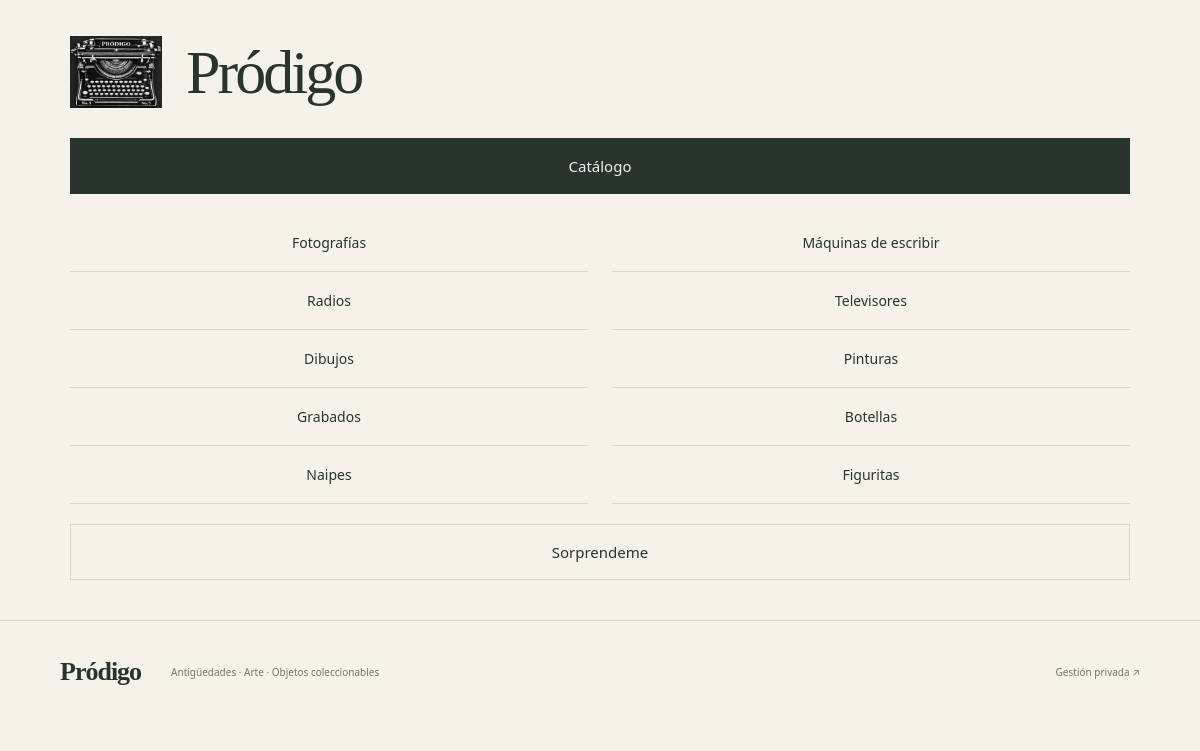
/catalogo.php, run on the app's committed database.
### tables this page shows
CREATE TABLE categories (
 id BIGINT UNSIGNED AUTO_INCREMENT PRIMARY KEY,
 name VARCHAR(100) NOT NULL,
 slug VARCHAR(120) NOT NULL UNIQUE,
 active BOOLEAN NOT NULL DEFAULT TRUE,
 position INT NOT NULL DEFAULT 0
);

### app/bootstrap.php (called while the page is built, shortened)
<?php
function config(): array {
    static $config;
    if ($config === null) {
        $config = require ROOT . '/config/example.php';
    }
    return $config;
}
function db(): PDO {
    static $pdo;
    if (!$pdo) {
        $c = config();
        $pdo = new PDO("mysql:host={$c['db_host']};port={$c['db_port']};dbname={$c['db_name']};charset=utf8mb4", $c['db_user'], $c['db_password'], [
            PDO::ATTR_ERRMODE => PDO::ERRMODE_EXCEPTION,
            PDO::ATTR_DEFAULT_FETCH_MODE => PDO::FETCH_ASSOC,
            PDO::ATTR_EMULATE_PREPARES => false,
        ]);
    }
    return $pdo;
}
function query(string $sql, array $values = []): PDOStatement {
    $stmt = db()->prepare($sql); $stmt->execute($values); return $stmt;
}
function h($value): string { return htmlspecialchars((string)($value ?? ''), ENT_QUOTES | ENT_SUBSTITUTE, 'UTF-8'); }

### app/public_catalog.php (the view, shortened to what this page needs)
<?php
function shop_url(array $params=[]): string { return 'catalogo.php'.($params?'?'.http_build_query($params):''); }
function shop_text(string $name,int $max=200): string {
    $v=$_GET[$name]??''; return is_string($v)?mb_substr(trim($v),0,$max):'';
}
function shop_select(bool $preview=false): string {
    $source=$preview?'(SELECT id,code,slug,title,unit_type,component_count,availability,description,dating_label,year_from,year_to,dating_certainty,dimensions_label,condition_description,provenance_public,price_mode,price_amount,price_currency,published_at,publication_status FROM pieces WHERE deleted_at IS NULL)':'public_pieces';
    return 'SELECT p.*,c.image_id,(SELECT GROUP_CONCAT(cat.name ORDER BY cat.position SEPARATOR " · ") FROM piece_categories pc JOIN categories cat ON cat.id=pc.category_id WHERE pc.piece_id=p.id) AS category_names FROM '.$source.' p LEFT JOIN piece_cover c ON c.piece_id=p.id ';
}
    ?><?php
function shop_header(string $title,bool $demo,?array $piece=null,bool $home=false): void {
    ?><!doctype html><html lang="es"><head><link rel="stylesheet" href="assets/catalogo.css?v=elegant1"></head><body class="<?=$home?'elegant-home':'catalog-page'?>"><main><?php
}
function shop_footer(): void {
    ?></main><footer class="shop-footer"><a class="footer-brand" href="catalogo.php">Pródigo</a><p>Antigüedades · Arte · Objetos coleccionables</p><a class="admin-entry" href="index.php?page=list">Gestión privada ↗</a></footer></body></html><?php
}
function shop_home(): void {
    $categories=query('SELECT id,name,slug FROM categories ORDER BY position,name')->fetchAll();
    $random=query(shop_select()."WHERE c.image_id IS NOT NULL AND EXISTS (SELECT 1 FROM image_variants iv WHERE iv.image_id=c.image_id AND iv.variant='web') ORDER BY RAND() LIMIT 1")->fetch();
    ?><section class="home-identity" aria-label="Pródigo"><img class="home-logo" src="assets/prodigo-logo.png" width="272" height="214" alt="Máquina de escribir Pródigo"><h1>Pródigo</h1></section>
    <div class="home-layout <?=$random?'has-feature':''?>"><nav class="home-navigation" aria-label="Explorar la colección"><a class="home-catalog" href="<?=h(shop_url(['vista'=>'catalogo']))?>"><span>Catálogo</span></a><div class="home-materials" aria-label="Tipos de material"><?php foreach($categories as $i=>$c): ?><a class="material-tile material-color-<?=$i%10?>" href="<?=h(shop_url(['vista'=>'catalogo','categoria'=>$c['slug']]))?>"><span><?=h($c['name'])?></span></a><?php endforeach ?></div><a class="home-surprise" href="<?=h(shop_url(['vista'=>'azar']))?>"><span>Sorprendeme</span></a></nav></div><?php
}
    ?>

### catalogo.php (shortened to what this page needs)
<?php
require __DIR__.'/app/bootstrap.php';
require __DIR__.'/app/catalog.php';
require __DIR__.'/app/public_catalog.php';
$view=shop_text('vista',30); $slug=shop_text('pieza',180); $piece=null; $error=false; $demo=false; $shopPreview=false; $previewRequested=shop_text('preview',1)==='1';
try {
    $demo=(int)query("SELECT COUNT(*) FROM public_pieces WHERE code LIKE 'DEMO-%'")->fetchColumn()>0;
} catch(Throwable $e) { report_error($e); http_response_code(503); $error=true; }
shop_header($piece?shop_title($piece):($view==='catalogo'?'Catálogo':'Objetos con otra vida'),$demo,$piece?:null,!$piece&&$slug===''&&$view!=='catalogo');
try {
    ?><?php
    if($error): ?><section class="catalog-empty"><h1>Volvemos en un momento.</h1><p>El catálogo no está disponible temporalmente.</p><a href="catalogo.php">Volver a intentar</a></section><?php
    elseif($slug!==''&&!$piece): ?><section class="catalog-empty"><p class="kicker">Pródigo</p><h1>Esta pieza no está disponible para ver.</h1><a class="text-link" href="<?=h(shop_url(['vista'=>'catalogo']))?>">Volver al catálogo ↗</a></section><?php
    elseif($piece): shop_item($piece);
    elseif($view==='catalogo'): shop_listing();
    else: shop_home();
    endif;
} catch(Throwable $e) { report_error($e); http_response_code(503); ?><div class="catalog-empty"><h2>No pudimos completar esta vista.</h2><a href="catalogo.php">Volver al inicio</a></div><?php }
shop_footer();

### assets/catalogo.css (style rules this page uses)
:root { --paper:#f5f2e9;--ink:#29342f;--muted:#73786b;--line:#d7d8ca;--accent:#a54d37;--pale:#eae7dc;--serif:Georgia,'Times New Roman',serif }
* { box-sizing:border-box }
html { scroll-behavior:smooth }
body { margin:0;background:var(--paper);color:var(--ink);font:15px/1.6 system-ui,-apple-system,'Segoe UI',sans-serif }
a { color:inherit;text-underline-offset:5px }
main { max-width:1440px;margin:auto;padding:0 5% }
h1,h2,h3,p { margin-top:0 }
h1,h2,h3 { font-family:var(--serif);font-weight:400;line-height:1.1 }
h1 { font-size:clamp(45px,6vw,82px);letter-spacing:-.045em }
.shop-footer { max-width:1440px;margin:auto;padding:36px 5%;border-top:1px solid var(--line);display:flex;align-items:center;gap:30px }
.footer-brand { font:bold 26px var(--serif);letter-spacing:-1px;text-decoration:none }
.shop-footer p { margin:0;font-size:10px;color:var(--muted) }
.admin-entry { font-size:10px;margin-left:auto;text-decoration:none;color:var(--muted) }
body { padding-top:52px }
html { scroll-padding-top:64px }
body.elegant-home { padding-top:0 }
.elegant-home main { max-width:1180px;padding-bottom:40px }
.home-identity { display:flex;align-items:center;gap:24px;padding:36px 0 30px }
.home-logo { width:92px;height:auto;display:block }
.home-identity h1 { font-family:var(--serif);font-size:62px;font-weight:400;line-height:1;letter-spacing:-3px;margin:0 }
.home-layout { display:grid;gap:38px }
.home-navigation { display:grid;gap:20px }
.home-catalog,.home-surprise { display:flex;align-items:center;justify-content:center;text-align:center;text-decoration:none;padding:15px 20px;font-size:15px;font-weight:500;border:1px solid var(--ink);background:var(--ink);color:var(--paper) }
.home-surprise { background:transparent;color:var(--ink);border-color:var(--line) }
.home-materials { display:grid;grid-template-columns:repeat(2,minmax(0,1fr));gap:0 24px }
.material-tile { display:flex;align-items:center;justify-content:center;text-align:center;min-height:58px;padding:12px 4px;border-bottom:1px solid var(--line);text-decoration:none;font-size:14px;font-weight:400;line-height:1.4;word-break:normal;overflow-wrap:normal;hyphens:none;background:transparent;color:var(--ink) }

### data on the page
categories: name "Fotografías"
categories: name "Máquinas de escribir"
categories: name "Radios"
categories: name "Televisores"
categories: name "Dibujos"
categories: name "Pinturas"
categories: name "Grabados"
categories: name "Botellas"
categories: name "Naipes"
categories: name "Figuritas"
